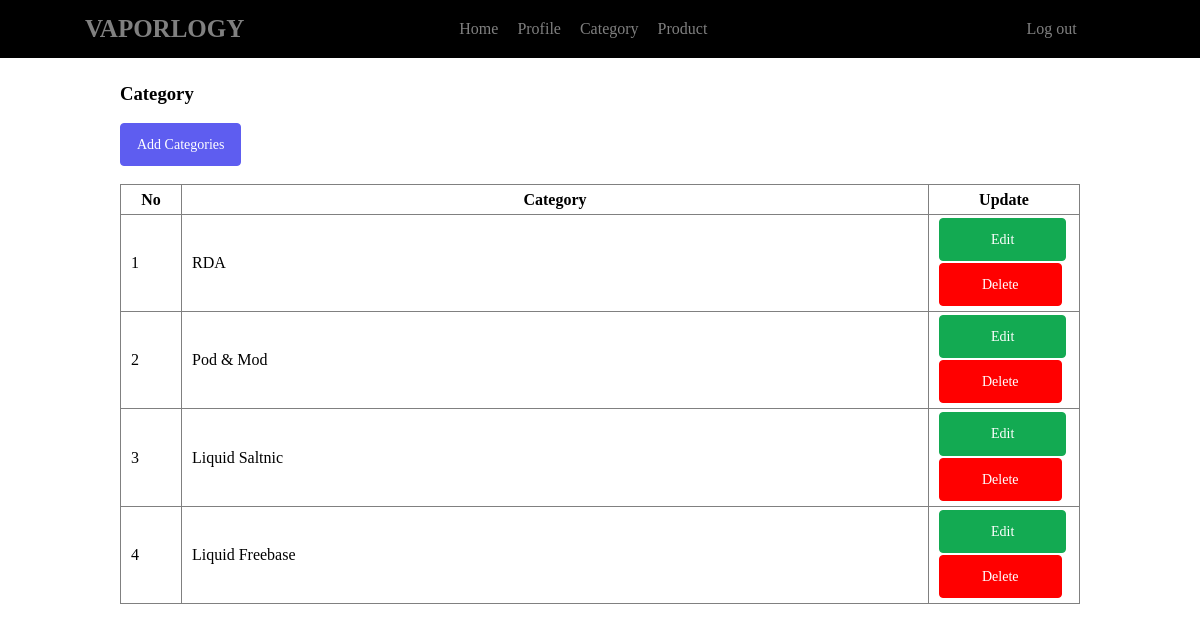
Page /kategori.php (signed in) on the committed database.
### tables this page shows
CREATE TABLE `category` (
  `category_id` int(11) NOT NULL,
  `category_name` varchar(25) NOT NULL
);

### kategori.php (the view, shortened to what this page needs)
<?php
    include 'server.php';
?>
<!DOCTYPE html>
<html lang="en">
<head>
    <link rel="stylesheet" href="category.css">
</head>
<body>
    <header>
        <div class="container">
            <h1><a href="home.php">VAPORLOGY</a></h1>
            <ul class="topnavbar">
                <li><a href="home.php">Home</a></li>
                <li><a href="profile.php">Profile</a></li>
                <li><a href="kategori.php">Category</a></li>
                <li><a href="product.php">Product</a></li>
                <li class="logout"><a href="logout.php">Log out</a></li>
            </ul>
        </div>
    </header>
    <div class="section">
        <div class="container">
            <h3>Category</h3>
            <br>
            <div class="box">
                <button class="btn2"><a href="add-category.php">Add Categories</a></button>
                <br>
                <br>
                <table class="table" border="1" cellspacing="0">
                    <thead>
                        <tr>
                            <th width="60px">No</th>
                            <th>Category</th>
                            <th width="150px">Update</th>
                        </tr>
                    </thead>
                    <tbody>
                        <?php
                            $no = 1;
                            $kategori = mysqli_query($conn, "SELECT * FROM category ORDER BY category_id DESC");
                            while($row= mysqli_fetch_array($kategori)){
                        ?>
                        <tr>
                            <td><?php echo $no++ ?></td>
                            <td><?php echo $row['category_name'] ?></td>
                            <td><button class="btn"><a href="edit.php?idk=<?php echo $row['category_id'] ?>">Edit</a></button>
                            <br>
                            <button class="btn1"><a href="delete.php?idk=<?php echo $row['category_id'] ?>" onclick="return confirm('Sure You Want Delete ?')">Delete</a></button></td>
                        </tr>
                        <?php } ?>
                    </tbody>
                </table>
            </div>
        </div>
    </div>
</body>
</html>

### category.css (style rules this page uses)
* { padding: 0; margin: 0; font-family: 'gotham'; }
a { color: inherit; text-decoration: none; }
header { background-color: black; color: grey; }
header h1 { position: relative; left: -50px; float: left; padding: 15px; font-size: 25px; }
.topnavbar { position: relative; left: 135px; }
.logout { position: relative; left: 300px; font-family: 'gotham'; }
header ul li { display: inline-block; }
header ul li a { padding: 20px 0 20px 15px; display: inline-block; font-family: 'gotham'; }
.container { width: 80%; margin: 0 auto; }
.container:after { content: ''; display: block; clear: both; }
.section { padding: 25px 0; }
.btn { appearance: button; background-color: #13aa52; border: 1px solid #13aa52; border-radius: 4px; box-sizing: border-box; color: #FFFFFF; cursor: pointer; font-family: Graphik,-apple-system,system-ui,"Segoe UI",Roboto,Oxygen,Ubuntu,Cantarell,"Fira Sans","Droid Sans","Helvetica Neue",sans-serif; font-size: 14px; line-height: 1.15; overflow: visible; padding: 12px 51px; position: relative; top: -2px; text-align: center; text-transform: none; transition: all 80ms ease-in-out; user-select: none; -webkit-user-select: none; touch-action: manipulation; width: fit-content; }
.btn1 { appearance: button; background-color: red; border: 1px solid red; border-radius: 4px; box-sizing: border-box; color: #FFFFFF; cursor: pointer; font-family: Graphik,-apple-system,system-ui,"Segoe UI",Roboto,Oxygen,Ubuntu,Cantarell,"Fira Sans","Droid Sans","Helvetica Neue",sans-serif; font-size: 14px; line-height: 1.15; overflow: visible; padding: 12px 42px; position: relative; text-align: center; text-transform: none; transition: all 80ms ease-in-out; user-select: none; -webkit-user-select: none; touch-action: manipulation; width: fit-content; }
.btn2 { appearance: button; background-color: #5E5DF0; border: 1px solid #5E5DF0; border-radius: 4px; box-sizing: border-box; color: #FFFFFF; cursor: pointer; font-family: Graphik,-apple-system,system-ui,"Segoe UI",Roboto,Oxygen,Ubuntu,Cantarell,"Fira Sans","Droid Sans","Helvetica Neue",sans-serif; font-size: 14px; line-height: 1.15; overflow: visible; padding: 12px 16px; position: relative; text-align: center; text-transform: none; transition: all 80ms ease-in-out; user-select: none; -webkit-user-select: none; touch-action: manipulation; width: fit-content; }
.table { width: 100%; border-collapse: collapse; }
.table tr { height: 30px; }
.table tr td { padding: 5px 10px; }

### rows in the picture
category: category_name "RDA"
category: category_name "Pod & Mod"
category: category_name "Liquid Saltnic"
category: category_name "Liquid Freebase"
